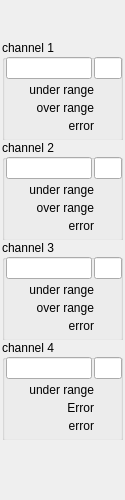
<?xml version="1.0" encoding="UTF-8"?>
<ui version="4.0">
 <class>Form</class>
 <widget class="QWidget" name="Form">
  <property name="geometry">
   <rect>
    <x>0</x>
    <y>0</y>
    <width>125</width>
    <height>500</height>
   </rect>
  </property>
  <property name="windowTitle">
   <string>Form</string>
  </property>
  <widget class="caInclude" name="cainclude">
   <property name="geometry">
    <rect>
     <x>0</x>
     <y>0</y>
     <width>128</width>
     <height>500</height>
    </rect>
   </property>
   <property name="toolTip">
    <string>&lt;html&gt;&lt;head/&gt;&lt;body&gt;&lt;p&gt;OPERATIONAL status of the slave&lt;/p&gt;&lt;/body&gt;&lt;/html&gt;</string>
   </property>
   <property name="macro">
    <string>IOC=$(IOC),MasterID=$(MasterID),SlaveID=$(SlaveID)</string>
   </property>
   <property name="filename" stdset="0">
    <string notr="true">ecmcE_slave_frame.ui</string>
   </property>
  </widget>
  <widget class="caFrame" name="ch1">
   <property name="geometry">
    <rect>
     <x>2</x>
     <y>40</y>
     <width>121</width>
     <height>100</height>
    </rect>
   </property>
   <property name="macro">
    <string notr="true">IOC=$(IOC),MasterID=$(MasterID),SlaveID=$(SlaveID),CH=1</string>
   </property>
   <property name="backgroundMode">
    <enum>caFrame::Outline</enum>
   </property>
   <widget class="QGroupBox" name="groupBox_3">
    <property name="geometry">
     <rect>
      <x>0</x>
      <y>0</y>
      <width>121</width>
      <height>101</height>
     </rect>
    </property>
    <property name="autoFillBackground">
     <bool>false</bool>
    </property>
    <property name="title">
     <string>channel 1</string>
    </property>
    <property name="flat">
     <bool>true</bool>
    </property>
    <widget class="caFrame" name="caframe_4">
     <property name="geometry">
      <rect>
       <x>2</x>
       <y>15</y>
       <width>120</width>
       <height>80</height>
      </rect>
     </property>
     <property name="macro">
      <string notr="true">CH=1,IOC=$(IOC),MasterID=$(MasterID),SlaveID=$(SlaveID),HWType=$(HWType)</string>
     </property>
     <layout class="QGridLayout" name="gridLayout_9">
      <property name="margin">
       <number>2</number>
      </property>
      <property name="spacing">
       <number>2</number>
      </property>
      <item row="0" column="0">
       <layout class="QHBoxLayout" name="horizontalLayout_3" stretch="3,1">
        <item>
         <widget class="caLineEdit" name="calineedit_5">
          <property name="alignment">
           <set>Qt::AlignRight|Qt::AlignTrailing|Qt::AlignVCenter</set>
          </property>
          <property name="channel" stdset="0">
           <string notr="true">$(IOC):m$(MasterID)s$(SlaveID)-AI0$(CH)</string>
          </property>
          <property name="background">
           <color alpha="0">
            <red>160</red>
            <green>160</green>
            <blue>164</blue>
           </color>
          </property>
          <property name="colorMode">
           <enum>caLineEdit::Static</enum>
          </property>
          <property name="precisionMode">
           <enum>caLineEdit::Channel</enum>
          </property>
         </widget>
        </item>
        <item>
         <widget class="caLineEdit" name="calineedit_6">
          <property name="channel" stdset="0">
           <string notr="true">$(IOC):m$(MasterID)s$(SlaveID)-AI0$(CH).EGU</string>
          </property>
          <property name="background">
           <color alpha="0">
            <red>160</red>
            <green>160</green>
            <blue>164</blue>
           </color>
          </property>
          <property name="colorMode">
           <enum>caLineEdit::Static</enum>
          </property>
          <property name="precisionMode">
           <enum>caLineEdit::User</enum>
          </property>
         </widget>
        </item>
       </layout>
      </item>
      <item row="1" column="0">
       <layout class="QGridLayout" name="gridLayout_3" columnstretch="10,3">
        <property name="spacing">
         <number>2</number>
        </property>
        <item row="1" column="0">
         <widget class="caLabel" name="calabel_10">
          <property name="toolTip">
           <string/>
          </property>
          <property name="text">
           <string>over range</string>
          </property>
          <property name="textFormat">
           <enum>Qt::PlainText</enum>
          </property>
          <property name="alignment">
           <set>Qt::AlignBottom|Qt::AlignRight|Qt::AlignTrailing</set>
          </property>
         </widget>
        </item>
        <item row="0" column="1">
         <widget class="caLed" name="caled_9">
          <property name="toolTip">
           <string>&lt;html&gt;&lt;head/&gt;&lt;body&gt;&lt;p&gt;E-Bus Power Status&lt;/p&gt;&lt;/body&gt;&lt;/html&gt;</string>
          </property>
          <property name="rectangular">
           <bool>true</bool>
          </property>
          <property name="gradientEnabled">
           <bool>false</bool>
          </property>
          <property name="ledWidth">
           <number>16</number>
          </property>
          <property name="ledHeight">
           <number>16</number>
          </property>
          <property name="channel" stdset="0">
           <string notr="true">$(IOC):m$(MasterID)s$(SlaveID)-AI0$(CH)-UndrLimAlrm</string>
          </property>
          <property name="colorMode">
           <enum>caLed::Static</enum>
          </property>
          <property name="falseColor">
           <color>
            <red>170</red>
            <green>0</green>
            <blue>0</blue>
           </color>
          </property>
          <property name="trueColor">
           <color>
            <red>0</red>
            <green>85</green>
            <blue>0</blue>
           </color>
          </property>
          <property name="trueValue">
           <string notr="true">0</string>
          </property>
          <property name="falseValue">
           <string notr="true">1</string>
          </property>
         </widget>
        </item>
        <item row="2" column="1">
         <widget class="caLed" name="caled_10">
          <property name="toolTip">
           <string/>
          </property>
          <property name="rectangular">
           <bool>true</bool>
          </property>
          <property name="gradientEnabled">
           <bool>false</bool>
          </property>
          <property name="ledWidth">
           <number>16</number>
          </property>
          <property name="ledHeight">
           <number>16</number>
          </property>
          <property name="channel" stdset="0">
           <string notr="true">$(IOC):m$(MasterID)s$(SlaveID)-AI0$(CH)-ErrAlrm</string>
          </property>
          <property name="colorMode">
           <enum>caLed::Static</enum>
          </property>
          <property name="falseColor">
           <color>
            <red>170</red>
            <green>0</green>
            <blue>0</blue>
           </color>
          </property>
          <property name="trueColor">
           <color>
            <red>0</red>
            <green>85</green>
            <blue>0</blue>
           </color>
          </property>
          <property name="trueValue">
           <string notr="true">0</string>
          </property>
          <property name="falseValue">
           <string notr="true">1</string>
          </property>
         </widget>
        </item>
        <item row="2" column="0">
         <widget class="caLabel" name="calabel_11">
          <property name="toolTip">
           <string/>
          </property>
          <property name="text">
           <string>error</string>
          </property>
          <property name="textFormat">
           <enum>Qt::PlainText</enum>
          </property>
          <property name="alignment">
           <set>Qt::AlignBottom|Qt::AlignRight|Qt::AlignTrailing</set>
          </property>
         </widget>
        </item>
        <item row="0" column="0">
         <widget class="caLabel" name="calabel_12">
          <property name="toolTip">
           <string/>
          </property>
          <property name="text">
           <string>under range</string>
          </property>
          <property name="textFormat">
           <enum>Qt::PlainText</enum>
          </property>
          <property name="alignment">
           <set>Qt::AlignBottom|Qt::AlignRight|Qt::AlignTrailing</set>
          </property>
         </widget>
        </item>
        <item row="1" column="1">
         <widget class="caLed" name="caled_11">
          <property name="toolTip">
           <string/>
          </property>
          <property name="rectangular">
           <bool>true</bool>
          </property>
          <property name="gradientEnabled">
           <bool>false</bool>
          </property>
          <property name="ledWidth">
           <number>16</number>
          </property>
          <property name="ledHeight">
           <number>16</number>
          </property>
          <property name="channel" stdset="0">
           <string notr="true">$(IOC):m$(MasterID)s$(SlaveID)-AI0$(CH)-OvrLimAlrm</string>
          </property>
          <property name="colorMode">
           <enum>caLed::Static</enum>
          </property>
          <property name="falseColor">
           <color>
            <red>170</red>
            <green>0</green>
            <blue>0</blue>
           </color>
          </property>
          <property name="trueColor">
           <color>
            <red>0</red>
            <green>85</green>
            <blue>0</blue>
           </color>
          </property>
          <property name="trueValue">
           <string notr="true">0</string>
          </property>
          <property name="falseValue">
           <string notr="true">1</string>
          </property>
         </widget>
        </item>
       </layout>
      </item>
     </layout>
    </widget>
   </widget>
  </widget>
  <widget class="caFrame" name="ch2">
   <property name="geometry">
    <rect>
     <x>2</x>
     <y>140</y>
     <width>121</width>
     <height>100</height>
    </rect>
   </property>
   <property name="macro">
    <string notr="true">IOC=$(IOC),MasterID=$(MasterID),SlaveID=$(SlaveID)</string>
   </property>
   <property name="backgroundMode">
    <enum>caFrame::Outline</enum>
   </property>
   <widget class="QGroupBox" name="groupBox_5">
    <property name="geometry">
     <rect>
      <x>0</x>
      <y>0</y>
      <width>121</width>
      <height>101</height>
     </rect>
    </property>
    <property name="autoFillBackground">
     <bool>false</bool>
    </property>
    <property name="title">
     <string>channel 2</string>
    </property>
    <property name="flat">
     <bool>true</bool>
    </property>
    <widget class="caFrame" name="caframe_6">
     <property name="geometry">
      <rect>
       <x>2</x>
       <y>15</y>
       <width>120</width>
       <height>80</height>
      </rect>
     </property>
     <property name="macro">
      <string notr="true">CH=2,IOC=$(IOC),MasterID=$(MasterID),SlaveID=$(SlaveID),HWType=$(HWType)</string>
     </property>
     <layout class="QGridLayout" name="gridLayout_11">
      <property name="margin">
       <number>2</number>
      </property>
      <property name="spacing">
       <number>2</number>
      </property>
      <item row="0" column="0">
       <layout class="QHBoxLayout" name="horizontalLayout_5" stretch="3,1">
        <item>
         <widget class="caLineEdit" name="calineedit_9">
          <property name="alignment">
           <set>Qt::AlignRight|Qt::AlignTrailing|Qt::AlignVCenter</set>
          </property>
          <property name="channel" stdset="0">
           <string notr="true">$(IOC):m$(MasterID)s$(SlaveID)-AI0$(CH)</string>
          </property>
          <property name="background">
           <color alpha="0">
            <red>160</red>
            <green>160</green>
            <blue>164</blue>
           </color>
          </property>
          <property name="colorMode">
           <enum>caLineEdit::Static</enum>
          </property>
          <property name="precisionMode">
           <enum>caLineEdit::Channel</enum>
          </property>
         </widget>
        </item>
        <item>
         <widget class="caLineEdit" name="calineedit_10">
          <property name="channel" stdset="0">
           <string notr="true">$(IOC):m$(MasterID)s$(SlaveID)-AI0$(CH).EGU</string>
          </property>
          <property name="background">
           <color alpha="0">
            <red>160</red>
            <green>160</green>
            <blue>164</blue>
           </color>
          </property>
          <property name="colorMode">
           <enum>caLineEdit::Static</enum>
          </property>
          <property name="precisionMode">
           <enum>caLineEdit::User</enum>
          </property>
         </widget>
        </item>
       </layout>
      </item>
      <item row="1" column="0">
       <layout class="QGridLayout" name="gridLayout_5" columnstretch="10,3">
        <property name="spacing">
         <number>2</number>
        </property>
        <item row="1" column="0">
         <widget class="caLabel" name="calabel_16">
          <property name="toolTip">
           <string/>
          </property>
          <property name="text">
           <string>over range</string>
          </property>
          <property name="textFormat">
           <enum>Qt::PlainText</enum>
          </property>
          <property name="alignment">
           <set>Qt::AlignBottom|Qt::AlignRight|Qt::AlignTrailing</set>
          </property>
         </widget>
        </item>
        <item row="0" column="1">
         <widget class="caLed" name="caled_15">
          <property name="toolTip">
           <string>&lt;html&gt;&lt;head/&gt;&lt;body&gt;&lt;p&gt;E-Bus Power Status&lt;/p&gt;&lt;/body&gt;&lt;/html&gt;</string>
          </property>
          <property name="rectangular">
           <bool>true</bool>
          </property>
          <property name="gradientEnabled">
           <bool>false</bool>
          </property>
          <property name="ledWidth">
           <number>16</number>
          </property>
          <property name="ledHeight">
           <number>16</number>
          </property>
          <property name="channel" stdset="0">
           <string notr="true">$(IOC):m$(MasterID)s$(SlaveID)-AI0$(CH)-UndrLimAlrm</string>
          </property>
          <property name="colorMode">
           <enum>caLed::Static</enum>
          </property>
          <property name="falseColor">
           <color>
            <red>170</red>
            <green>0</green>
            <blue>0</blue>
           </color>
          </property>
          <property name="trueColor">
           <color>
            <red>0</red>
            <green>85</green>
            <blue>0</blue>
           </color>
          </property>
          <property name="trueValue">
           <string notr="true">0</string>
          </property>
          <property name="falseValue">
           <string notr="true">1</string>
          </property>
         </widget>
        </item>
        <item row="2" column="1">
         <widget class="caLed" name="caled_16">
          <property name="toolTip">
           <string/>
          </property>
          <property name="rectangular">
           <bool>true</bool>
          </property>
          <property name="gradientEnabled">
           <bool>false</bool>
          </property>
          <property name="ledWidth">
           <number>16</number>
          </property>
          <property name="ledHeight">
           <number>16</number>
          </property>
          <property name="channel" stdset="0">
           <string notr="true">$(IOC):m$(MasterID)s$(SlaveID)-AI0$(CH)-ErrAlrm</string>
          </property>
          <property name="colorMode">
           <enum>caLed::Static</enum>
          </property>
          <property name="falseColor">
           <color>
            <red>170</red>
            <green>0</green>
            <blue>0</blue>
           </color>
          </property>
          <property name="trueColor">
           <color>
            <red>0</red>
            <green>85</green>
            <blue>0</blue>
           </color>
          </property>
          <property name="trueValue">
           <string notr="true">0</string>
          </property>
          <property name="falseValue">
           <string notr="true">1</string>
          </property>
         </widget>
        </item>
        <item row="2" column="0">
         <widget class="caLabel" name="calabel_17">
          <property name="toolTip">
           <string/>
          </property>
          <property name="text">
           <string>error</string>
          </property>
          <property name="textFormat">
           <enum>Qt::PlainText</enum>
          </property>
          <property name="alignment">
           <set>Qt::AlignBottom|Qt::AlignRight|Qt::AlignTrailing</set>
          </property>
         </widget>
        </item>
        <item row="0" column="0">
         <widget class="caLabel" name="calabel_18">
          <property name="toolTip">
           <string/>
          </property>
          <property name="text">
           <string>under range</string>
          </property>
          <property name="textFormat">
           <enum>Qt::PlainText</enum>
          </property>
          <property name="alignment">
           <set>Qt::AlignBottom|Qt::AlignRight|Qt::AlignTrailing</set>
          </property>
         </widget>
        </item>
        <item row="1" column="1">
         <widget class="caLed" name="caled_17">
          <property name="toolTip">
           <string/>
          </property>
          <property name="rectangular">
           <bool>true</bool>
          </property>
          <property name="gradientEnabled">
           <bool>false</bool>
          </property>
          <property name="ledWidth">
           <number>16</number>
          </property>
          <property name="ledHeight">
           <number>16</number>
          </property>
          <property name="channel" stdset="0">
           <string notr="true">$(IOC):m$(MasterID)s$(SlaveID)-AI0$(CH)-OvrLimAlrm</string>
          </property>
          <property name="colorMode">
           <enum>caLed::Static</enum>
          </property>
          <property name="falseColor">
           <color>
            <red>170</red>
            <green>0</green>
            <blue>0</blue>
           </color>
          </property>
          <property name="trueColor">
           <color>
            <red>0</red>
            <green>85</green>
            <blue>0</blue>
           </color>
          </property>
          <property name="trueValue">
           <string notr="true">0</string>
          </property>
          <property name="falseValue">
           <string notr="true">1</string>
          </property>
         </widget>
        </item>
       </layout>
      </item>
     </layout>
    </widget>
   </widget>
  </widget>
  <widget class="caFrame" name="ch3">
   <property name="geometry">
    <rect>
     <x>2</x>
     <y>240</y>
     <width>121</width>
     <height>100</height>
    </rect>
   </property>
   <property name="macro">
    <string notr="true">IOC=$(IOC),MasterID=$(MasterID),SlaveID=$(SlaveID)</string>
   </property>
   <property name="backgroundMode">
    <enum>caFrame::Outline</enum>
   </property>
   <widget class="QGroupBox" name="groupBox_6">
    <property name="geometry">
     <rect>
      <x>0</x>
      <y>0</y>
      <width>121</width>
      <height>101</height>
     </rect>
    </property>
    <property name="autoFillBackground">
     <bool>false</bool>
    </property>
    <property name="title">
     <string>channel 3</string>
    </property>
    <property name="flat">
     <bool>true</bool>
    </property>
    <widget class="caFrame" name="caframe_7">
     <property name="geometry">
      <rect>
       <x>2</x>
       <y>15</y>
       <width>120</width>
       <height>80</height>
      </rect>
     </property>
     <property name="macro">
      <string notr="true">CH=3,IOC=$(IOC),MasterID=$(MasterID),SlaveID=$(SlaveID),HWType=$(HWType)</string>
     </property>
     <layout class="QGridLayout" name="gridLayout_12">
      <property name="margin">
       <number>2</number>
      </property>
      <property name="spacing">
       <number>2</number>
      </property>
      <item row="0" column="0">
       <layout class="QHBoxLayout" name="horizontalLayout_6" stretch="3,1">
        <item>
         <widget class="caLineEdit" name="calineedit_11">
          <property name="alignment">
           <set>Qt::AlignRight|Qt::AlignTrailing|Qt::AlignVCenter</set>
          </property>
          <property name="channel" stdset="0">
           <string notr="true">$(IOC):m$(MasterID)s$(SlaveID)-AI0$(CH)</string>
          </property>
          <property name="background">
           <color alpha="0">
            <red>160</red>
            <green>160</green>
            <blue>164</blue>
           </color>
          </property>
          <property name="colorMode">
           <enum>caLineEdit::Static</enum>
          </property>
          <property name="precisionMode">
           <enum>caLineEdit::Channel</enum>
          </property>
         </widget>
        </item>
        <item>
         <widget class="caLineEdit" name="calineedit_12">
          <property name="channel" stdset="0">
           <string notr="true">$(IOC):m$(MasterID)s$(SlaveID)-AI0$(CH).EGU</string>
          </property>
          <property name="background">
           <color alpha="0">
            <red>160</red>
            <green>160</green>
            <blue>164</blue>
           </color>
          </property>
          <property name="colorMode">
           <enum>caLineEdit::Static</enum>
          </property>
          <property name="precisionMode">
           <enum>caLineEdit::User</enum>
          </property>
         </widget>
        </item>
       </layout>
      </item>
      <item row="1" column="0">
       <layout class="QGridLayout" name="gridLayout_6" columnstretch="10,3">
        <property name="spacing">
         <number>2</number>
        </property>
        <item row="1" column="0">
         <widget class="caLabel" name="calabel_19">
          <property name="toolTip">
           <string/>
          </property>
          <property name="text">
           <string>over range</string>
          </property>
          <property name="textFormat">
           <enum>Qt::PlainText</enum>
          </property>
          <property name="alignment">
           <set>Qt::AlignBottom|Qt::AlignRight|Qt::AlignTrailing</set>
          </property>
         </widget>
        </item>
        <item row="0" column="1">
         <widget class="caLed" name="caled_18">
          <property name="toolTip">
           <string>&lt;html&gt;&lt;head/&gt;&lt;body&gt;&lt;p&gt;E-Bus Power Status&lt;/p&gt;&lt;/body&gt;&lt;/html&gt;</string>
          </property>
          <property name="rectangular">
           <bool>true</bool>
          </property>
          <property name="gradientEnabled">
           <bool>false</bool>
          </property>
          <property name="ledWidth">
           <number>16</number>
          </property>
          <property name="ledHeight">
           <number>16</number>
          </property>
          <property name="channel" stdset="0">
           <string notr="true">$(IOC):m$(MasterID)s$(SlaveID)-AI0$(CH)-UndrLimAlrm</string>
          </property>
          <property name="colorMode">
           <enum>caLed::Static</enum>
          </property>
          <property name="falseColor">
           <color>
            <red>170</red>
            <green>0</green>
            <blue>0</blue>
           </color>
          </property>
          <property name="trueColor">
           <color>
            <red>0</red>
            <green>85</green>
            <blue>0</blue>
           </color>
          </property>
          <property name="trueValue">
           <string notr="true">0</string>
          </property>
          <property name="falseValue">
           <string notr="true">1</string>
          </property>
         </widget>
        </item>
        <item row="2" column="1">
         <widget class="caLed" name="caled_19">
          <property name="toolTip">
           <string/>
          </property>
          <property name="rectangular">
           <bool>true</bool>
          </property>
          <property name="gradientEnabled">
           <bool>false</bool>
          </property>
          <property name="ledWidth">
           <number>16</number>
          </property>
          <property name="ledHeight">
           <number>16</number>
          </property>
          <property name="channel" stdset="0">
           <string notr="true">$(IOC):m$(MasterID)s$(SlaveID)-AI0$(CH)-ErrAlrm</string>
          </property>
          <property name="colorMode">
           <enum>caLed::Static</enum>
          </property>
          <property name="falseColor">
           <color>
            <red>170</red>
            <green>0</green>
            <blue>0</blue>
           </color>
          </property>
          <property name="trueColor">
           <color>
            <red>0</red>
            <green>85</green>
            <blue>0</blue>
           </color>
          </property>
          <property name="trueValue">
           <string notr="true">0</string>
          </property>
          <property name="falseValue">
           <string notr="true">1</string>
          </property>
         </widget>
        </item>
        <item row="2" column="0">
         <widget class="caLabel" name="calabel_20">
          <property name="toolTip">
           <string/>
          </property>
          <property name="text">
           <string>error</string>
          </property>
          <property name="textFormat">
           <enum>Qt::PlainText</enum>
          </property>
          <property name="alignment">
           <set>Qt::AlignBottom|Qt::AlignRight|Qt::AlignTrailing</set>
          </property>
         </widget>
        </item>
        <item row="0" column="0">
         <widget class="caLabel" name="calabel_21">
          <property name="toolTip">
           <string/>
          </property>
          <property name="text">
           <string>under range</string>
          </property>
          <property name="textFormat">
           <enum>Qt::PlainText</enum>
          </property>
          <property name="alignment">
           <set>Qt::AlignBottom|Qt::AlignRight|Qt::AlignTrailing</set>
          </property>
         </widget>
        </item>
        <item row="1" column="1">
         <widget class="caLed" name="caled_20">
          <property name="toolTip">
           <string/>
          </property>
          <property name="rectangular">
           <bool>true</bool>
          </property>
          <property name="gradientEnabled">
           <bool>false</bool>
          </property>
          <property name="ledWidth">
           <number>16</number>
          </property>
          <property name="ledHeight">
           <number>16</number>
          </property>
          <property name="channel" stdset="0">
           <string notr="true">$(IOC):m$(MasterID)s$(SlaveID)-AI0$(CH)-OvrLimAlrm</string>
          </property>
          <property name="colorMode">
           <enum>caLed::Static</enum>
          </property>
          <property name="falseColor">
           <color>
            <red>170</red>
            <green>0</green>
            <blue>0</blue>
           </color>
          </property>
          <property name="trueColor">
           <color>
            <red>0</red>
            <green>85</green>
            <blue>0</blue>
           </color>
          </property>
          <property name="trueValue">
           <string notr="true">0</string>
          </property>
          <property name="falseValue">
           <string notr="true">1</string>
          </property>
         </widget>
        </item>
       </layout>
      </item>
     </layout>
    </widget>
   </widget>
  </widget>
  <widget class="caFrame" name="ch4">
   <property name="geometry">
    <rect>
     <x>2</x>
     <y>340</y>
     <width>121</width>
     <height>100</height>
    </rect>
   </property>
   <property name="macro">
    <string notr="true">IOC=$(IOC),MasterID=$(MasterID),SlaveID=$(SlaveID)</string>
   </property>
   <property name="backgroundMode">
    <enum>caFrame::Outline</enum>
   </property>
   <widget class="QGroupBox" name="groupBox_7">
    <property name="geometry">
     <rect>
      <x>0</x>
      <y>0</y>
      <width>121</width>
      <height>101</height>
     </rect>
    </property>
    <property name="autoFillBackground">
     <bool>false</bool>
    </property>
    <property name="title">
     <string>channel 4</string>
    </property>
    <property name="flat">
     <bool>true</bool>
    </property>
    <widget class="caFrame" name="caframe_8">
     <property name="geometry">
      <rect>
       <x>2</x>
       <y>15</y>
       <width>120</width>
       <height>80</height>
      </rect>
     </property>
     <property name="macro">
      <string notr="true">CH=4,IOC=$(IOC),MasterID=$(MasterID),SlaveID=$(SlaveID),HWType=$(HWType)</string>
     </property>
     <layout class="QGridLayout" name="gridLayout_13">
      <property name="margin">
       <number>2</number>
      </property>
      <property name="spacing">
       <number>2</number>
      </property>
      <item row="0" column="0">
       <layout class="QHBoxLayout" name="horizontalLayout_7" stretch="3,1">
        <item>
         <widget class="caLineEdit" name="calineedit_13">
          <property name="alignment">
           <set>Qt::AlignRight|Qt::AlignTrailing|Qt::AlignVCenter</set>
          </property>
          <property name="channel" stdset="0">
           <string notr="true">$(IOC):m$(MasterID)s$(SlaveID)-AI0$(CH)</string>
          </property>
          <property name="background">
           <color alpha="0">
            <red>160</red>
            <green>160</green>
            <blue>164</blue>
           </color>
          </property>
          <property name="colorMode">
           <enum>caLineEdit::Static</enum>
          </property>
          <property name="precisionMode">
           <enum>caLineEdit::Channel</enum>
          </property>
         </widget>
        </item>
        <item>
         <widget class="caLineEdit" name="calineedit_14">
          <property name="channel" stdset="0">
           <string notr="true">$(IOC):m$(MasterID)s$(SlaveID)-AI0$(CH).EGU</string>
          </property>
          <property name="background">
           <color alpha="0">
            <red>160</red>
            <green>160</green>
            <blue>164</blue>
           </color>
          </property>
          <property name="colorMode">
           <enum>caLineEdit::Static</enum>
          </property>
          <property name="precisionMode">
           <enum>caLineEdit::User</enum>
          </property>
         </widget>
        </item>
       </layout>
      </item>
      <item row="1" column="0">
       <layout class="QGridLayout" name="gridLayout_7" columnstretch="10,3">
        <property name="spacing">
         <number>2</number>
        </property>
        <item row="1" column="0">
         <widget class="caLabel" name="calabel_22">
          <property name="toolTip">
           <string/>
          </property>
          <property name="text">
           <string>Error</string>
          </property>
          <property name="textFormat">
           <enum>Qt::PlainText</enum>
          </property>
          <property name="alignment">
           <set>Qt::AlignBottom|Qt::AlignRight|Qt::AlignTrailing</set>
          </property>
         </widget>
        </item>
        <item row="0" column="1">
         <widget class="caLed" name="caled_21">
          <property name="toolTip">
           <string>&lt;html&gt;&lt;head/&gt;&lt;body&gt;&lt;p&gt;E-Bus Power Status&lt;/p&gt;&lt;/body&gt;&lt;/html&gt;</string>
          </property>
          <property name="rectangular">
           <bool>true</bool>
          </property>
          <property name="gradientEnabled">
           <bool>false</bool>
          </property>
          <property name="ledWidth">
           <number>16</number>
          </property>
          <property name="ledHeight">
           <number>16</number>
          </property>
          <property name="channel" stdset="0">
           <string notr="true">$(IOC):m$(MasterID)s$(SlaveID)-AI0$(CH)-UndrLimAlrm</string>
          </property>
          <property name="colorMode">
           <enum>caLed::Static</enum>
          </property>
          <property name="falseColor">
           <color>
            <red>170</red>
            <green>0</green>
            <blue>0</blue>
           </color>
          </property>
          <property name="trueColor">
           <color>
            <red>0</red>
            <green>85</green>
            <blue>0</blue>
           </color>
          </property>
          <property name="trueValue">
           <string notr="true">0</string>
          </property>
          <property name="falseValue">
           <string notr="true">1</string>
          </property>
         </widget>
        </item>
        <item row="2" column="1">
         <widget class="caLed" name="caled_22">
          <property name="toolTip">
           <string/>
          </property>
          <property name="rectangular">
           <bool>true</bool>
          </property>
          <property name="gradientEnabled">
           <bool>false</bool>
          </property>
          <property name="ledWidth">
           <number>16</number>
          </property>
          <property name="ledHeight">
           <number>16</number>
          </property>
          <property name="channel" stdset="0">
           <string notr="true">$(IOC):m$(MasterID)s$(SlaveID)-AI0$(CH)-ErrAlrm</string>
          </property>
          <property name="colorMode">
           <enum>caLed::Static</enum>
          </property>
          <property name="falseColor">
           <color>
            <red>170</red>
            <green>0</green>
            <blue>0</blue>
           </color>
          </property>
          <property name="trueColor">
           <color>
            <red>0</red>
            <green>85</green>
            <blue>0</blue>
           </color>
          </property>
          <property name="trueValue">
           <string notr="true">0</string>
          </property>
          <property name="falseValue">
           <string notr="true">1</string>
          </property>
         </widget>
        </item>
        <item row="2" column="0">
         <widget class="caLabel" name="calabel_23">
          <property name="toolTip">
           <string/>
          </property>
          <property name="text">
           <string>error</string>
          </property>
          <property name="textFormat">
           <enum>Qt::PlainText</enum>
          </property>
          <property name="alignment">
           <set>Qt::AlignBottom|Qt::AlignRight|Qt::AlignTrailing</set>
          </property>
         </widget>
        </item>
        <item row="0" column="0">
         <widget class="caLabel" name="calabel_24">
          <property name="toolTip">
           <string/>
          </property>
          <property name="text">
           <string>under range</string>
          </property>
          <property name="textFormat">
           <enum>Qt::PlainText</enum>
          </property>
          <property name="alignment">
           <set>Qt::AlignBottom|Qt::AlignRight|Qt::AlignTrailing</set>
          </property>
         </widget>
        </item>
        <item row="1" column="1">
         <widget class="caLed" name="caled_23">
          <property name="toolTip">
           <string/>
          </property>
          <property name="rectangular">
           <bool>true</bool>
          </property>
          <property name="gradientEnabled">
           <bool>false</bool>
          </property>
          <property name="ledWidth">
           <number>16</number>
          </property>
          <property name="ledHeight">
           <number>16</number>
          </property>
          <property name="channel" stdset="0">
           <string notr="true">$(IOC):m$(MasterID)s$(SlaveID)-AI0$(CH)-OvrLimAlrm</string>
          </property>
          <property name="colorMode">
           <enum>caLed::Static</enum>
          </property>
          <property name="falseColor">
           <color>
            <red>170</red>
            <green>0</green>
            <blue>0</blue>
           </color>
          </property>
          <property name="trueColor">
           <color>
            <red>0</red>
            <green>85</green>
            <blue>0</blue>
           </color>
          </property>
          <property name="trueValue">
           <string notr="true">0</string>
          </property>
          <property name="falseValue">
           <string notr="true">1</string>
          </property>
         </widget>
        </item>
       </layout>
      </item>
     </layout>
    </widget>
   </widget>
  </widget>
 </widget>
 <customwidgets>
  <customwidget>
   <class>caFrame</class>
   <extends>QFrame</extends>
   <header>caFrame</header>
   <container>1</container>
  </customwidget>
  <customwidget>
   <class>caLabel</class>
   <extends>QLabel</extends>
   <header>caLabel</header>
  </customwidget>
  <customwidget>
   <class>caInclude</class>
   <extends>QWidget</extends>
   <header>caInclude</header>
  </customwidget>
  <customwidget>
   <class>caLed</class>
   <extends>QWidget</extends>
   <header>caLed</header>
  </customwidget>
  <customwidget>
   <class>caLineEdit</class>
   <extends>QLineEdit</extends>
   <header>caLineEdit</header>
  </customwidget>
 </customwidgets>
 <resources/>
 <connections/>
</ui>
